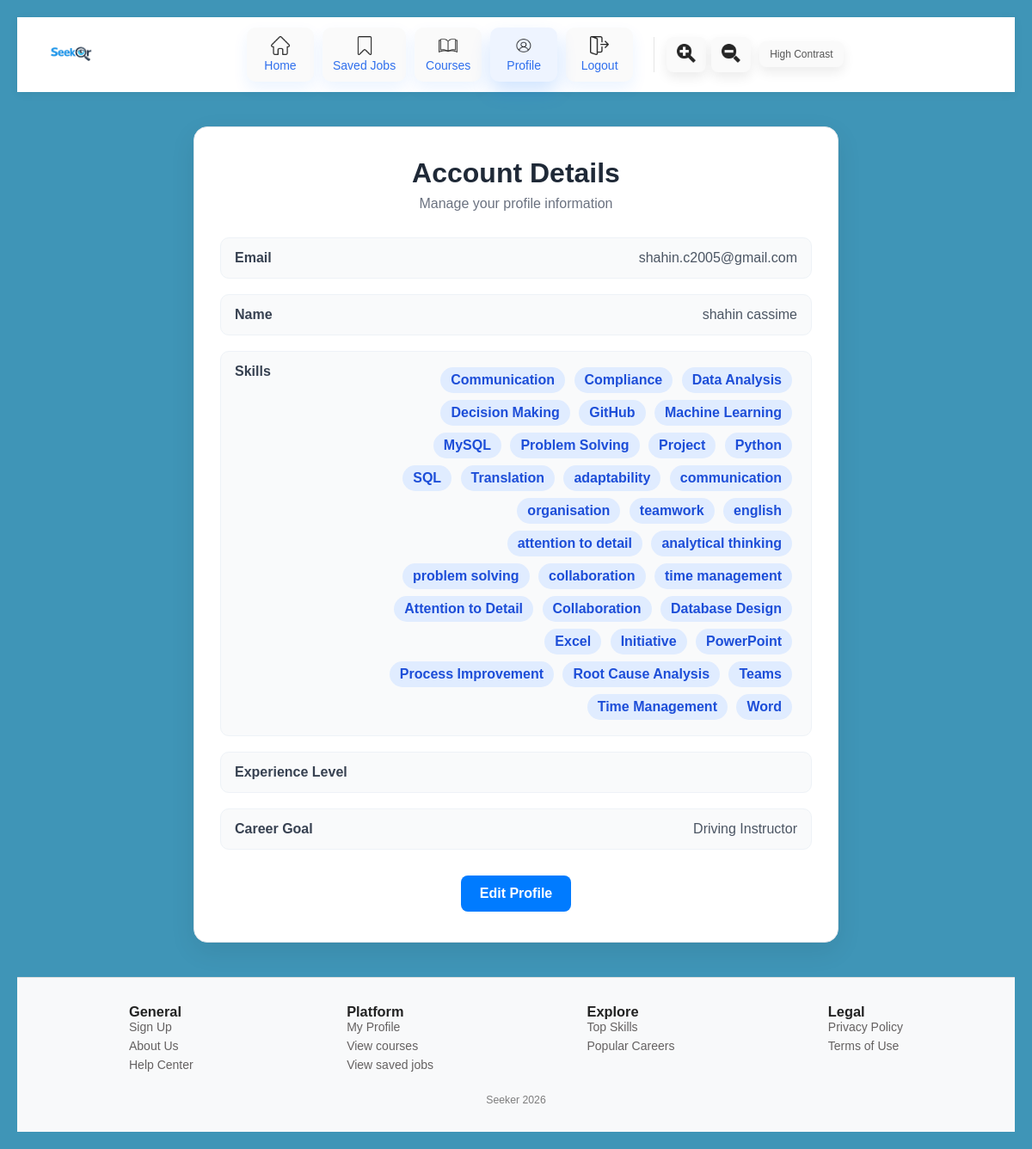
Page /account_page (signed in) on the committed database.
### app.py (models this page shows, shortened)
class User(db.Model): #user table
    __tablename__="user"
    id = db.Column(db.Integer, primary_key=True)
    email = db.Column(db.String(120), unique=True, nullable=False)
    password = db.Column(db.String(200), nullable=False)
    name = db.Column(db.String(100))
    experience_level=db.Column(db.String(100))
    career_goal= db.Column(db.String(100))
    skills = db.relationship("UserSkill", backref="user", cascade="all, delete-orphan")

class UserSkill(db.Model):  #user skill table
    __tablename__="user_skill"
    id = db.Column(db.Integer, primary_key=True)
    user_id=db.Column(db.Integer,db.ForeignKey("user.id"), nullable=False)
    skill_id = db.Column(db.Integer, db.ForeignKey("skill.id"), nullable=False)
    __table_args__ = (
        db.UniqueConstraint("user_id", "skill_id", name="unique_user_skill"),
    )

class Skill(db.Model):   #skill table
    __tablename__="skill"
    id = db.Column(db.Integer, primary_key=True)
    name = db.Column(db.String(120), unique=True, nullable=False)
    users = db.relationship("UserSkill", backref="skill", cascade="all, delete-orphan")

### app.py (the view)
@app.route('/account_page', methods=['GET']) #account page, allowing users to view their details
def account_page():
    user = get_logged_user()
    if not user:
        flash('Login first', 'error')
        return redirect(url_for('login_page'))
    return render_template('account_page.html', user=user)

### app.py (called while the page is built)
def get_logged_user():
    email = session.get("user")
    if not email:
        return None
    return User.query.filter_by(email=email).first()

### templates/account_page.html (shortened to what this page needs)
<!DOCTYPE html>
<html lang="en">
<head>
  <link rel="stylesheet" href="{{ url_for('static', filename='account_page.css') }}">
</head>
<body>
  {% include 'navbar.html' %}
  <div class="account-page">
    <div class="account-card">
      <h1>Account Details</h1>
      <p class="subtitle">Manage your profile information</p>
      <div class="account-info">
        <div class="info-row">
          <span class="label">Email</span>
          <span class="value">{{ user.email }}</span>
        </div>
        <div class="info-row">
          <span class="label">Name</span>
          <span class="value">{{ user.name }}</span>
        </div>
        <div class="info-row">
          <span class="label">Skills</span>
          <span class="value">
            {% for us in user.skills %}
              <span class="skill-badge">{{ us.skill.name }}</span>
            {% endfor %}
          </span>
        </div>
        <div class="info-row">
          <span class="label">Experience Level</span>
        </div>
        <div class="info-row">
          <span class="label">Career Goal</span>
          <span class="value">{{ user.career_goal }}</span>
        </div>
      </div>
      <div class="account-action">
        <a href="{{ url_for('edit_account') }}" class="btn">Edit Profile</a>
      </div>
    </div>
  </div>
  {%include 'footer.html'%}
</body>
</html>

### templates/navbar.html (shortened to what this page needs)
<nav class="navbar">
<link rel="stylesheet" href="{{ url_for('static', filename='navbar.css') }}">
<div class="nav-brand">
  <a href="{{ url_for('home_page') }}">
      <img src="{{ url_for('static', filename='logo.png') }}" alt="Seeker Logo" class="logo">
  </a>
</div>
    <ul class="nav-links">
      <li><a href="{{ url_for('home_page') }}"><img src="{{ url_for('static', filename='home.png') }}" class="nav-icon"><span>Home</span></a></li>
    {% if session.get('user') %}
    <li><a href="{{ url_for('saved_jobs') }}" class="{% if request.endpoint == 'saved_jobs' %}active{% endif %}"><img src="{{ url_for('static', filename='save-instagram.png') }}" class="nav-icon" alt="Saved Jobs"><span>Saved Jobs</span></a></li>
    {% endif %}
    <li><a href="{{ url_for('courses_page') }}" class="{% if request.endpoint == 'courses_page' %}active{% endif %}"><img src="{{ url_for('static', filename='book.png') }}" class="nav-icon" alt="Courses"><span>Courses</span></a></li>
    {% if session.get('user') %}
    <div class="dropdown">
      <li><a href="{{ url_for('account_page') }}" class="{% if request.endpoint == 'account_page' %}active{% endif %}"><img src="{{ url_for('static', filename='profile.png') }}" class="nav-icon" alt="Profile"><span>Profile</span></a></li>
    </div>
    {% endif %}
    {% if session.get('user') %}
    <li><a href="{{ url_for('logout') }}" class="{% if request.endpoint == 'logout' %}active{% endif %}"><img src="{{ url_for('static', filename='logout.png') }}" class="nav-icon" alt='Logout'><span>Logout</span></a></li>
    {% else %}
    <li><a href="{{ url_for('login_page') }}" class="{% if request.endpoint == 'login_page' %}active{% endif %}"><img src="{{ url_for('static', filename='logout.png') }}" class="nav-icon" alt='Login'><span>Login</span></a></li>
    {% endif %}
    <div class="accessibility-controls">
      <button id="maximise" class="accessibility-btn"><img src="{{ url_for('static', filename='maximise.png') }}" class="maximise-icon"> </button>
      <button id="minimise" class="accessibility-btn"><img src="{{ url_for('static', filename='minimise.png') }}" class="minimise-icon"></button>
  </div>
  <button id="high-contrast" class="accessibility-btn">High Contrast</button>
    </ul>
  </nav>

### templates/footer.html (shortened to what this page needs)
<head>
    <link rel="stylesheet" href="{{ url_for('static', filename='footer.css') }}">
</head>
<footer class="footer">
    <div class="footer-container">
    <div class="footer-column">
        <h3>General</h3>
        <a href="{{ url_for('signup_page') }}">Sign Up</a>
        <a href="{{ url_for('about_us') }}">About Us</a>
        <a href="{{ url_for('contact_us') }}">Help Center</a>
      </div>
      <div class="footer-column">
        <h3>Platform</h3>
        <ul>
            <a href="{{ url_for('account_page') }}">My Profile</a>
            <a href="{{ url_for('courses_page') }}">View courses</a>
            <a href="{{ url_for('saved_jobs') }}">View saved jobs</a>
        </ul>
      </div>
      <div class="footer-column">
        <h3>Explore</h3>
        <ul>
          <a>Top Skills</a>
          <a>Popular Careers</a>
        </ul>
      </div>
      <div class="footer-column">
        <h3>Legal</h3>
        <ul>
          <a>Privacy Policy</a>
          <a>Terms of Use</a>
        </ul>
      </div>
    </div>
    <div class="footer-bottom">
      <p>Seeker 2026</p>
    </div>
  </footer>

### static/account_page.css (style rules this page uses)
* { margin: 0; padding: 0; box-sizing: border-box; font-family: Arial; }
body { background: linear-gradient(135deg, #f4f6f9, #e9eef5); min-height: 100vh; padding: 20px; color: #222; }
.account-page { display: flex; justify-content: center; align-items: flex-start; margin-top: 40px; }
.account-card { width: 100%; max-width: 750px; background: #fff; border-radius: 16px; padding: 35px 30px; box-shadow: 0 10px 30px rgba(0, 0, 0, 0.08); border: 1px solid #e5e7eb; }
.account-card h1 { text-align: center; font-size: 2em; margin-bottom: 8px; color: #1f2937; }
.subtitle { text-align: center; color: #6b7280; margin-bottom: 30px; }
.account-info { display: flex; flex-direction: column; gap: 18px; }
.info-row { display: flex; justify-content: space-between; align-items: flex-start; gap: 20px; padding: 14px 16px; background-color: #f9fafb; border-radius: 10px; border: 1px solid #eef2f7; }
.label { font-weight: bold; color: #374151; min-width: 150px; }
.value { flex: 1; color: #4b5563; text-align: right; word-break: break-word; }
.skill-badge { display: inline-block; background-color: #e0ecff; color: #1d4ed8; padding: 6px 12px; margin: 4px 6px 4px 0; border-radius: 20px; font-weight: 600; }
.account-action { text-align: center; margin-top: 30px; border: none; }
.btn { display: inline-block; padding: 12px 22px; background-color: #007bff; color: white; text-decoration: none; border-radius: 8px; font-weight: bold; transition: 0.3s ease; }

### static/navbar.css (style rules this page uses)
* { box-sizing: border-box; }
body { margin: 0; font-family: Arial; background: rgb(63, 149, 183) }
.navbar { position: sticky; top: 0; z-index: 1000; display: flex; justify-content: space-between; align-items: center; padding: 12px 30px; background: #fff; box-shadow: 0 2px 10px rgba(0, 0, 0, 0.06); }
.nav-brand { display: flex; align-items: center; }
.logo { height: 45px; width: auto; display: block; }
.nav-links { list-style: none; display: flex; align-items: center; gap: 10px; margin: 0; padding: 0; }
.nav-links li a { display: flex; flex-direction: column; align-items: center; justify-content: center; gap: 4px; min-width: 78px; padding: 10px 12px; text-decoration: none; border-radius: 10px; background: #fafafa; color: #555; transition: transform 0.2s ease, box-shadow 0.2s ease, background-color 0.2s ease; box-shadow: 0 8px 18px rgba(0, 111, 255, 0.08); }
.nav-links li a.active { background: #eef4ff; box-shadow: 0 12px 22px rgba(0, 111, 255, 0.18); }
.nav-links li a span { font-size: 0.875em; font-weight: 500; line-height: 1.2; color: #2f6fed; }
.nav-icon { width: 22px; height: 22px; object-fit: contain; opacity: 0.85; transition: opacity 0.2s ease; }
.maximise-icon { width: 22px; height: 22px; object-fit: contain; opacity: 0.85; transition: opacity 0.2s ease; }
.minimise-icon { width: 22px; height: 22px; object-fit: contain; opacity: 0.85; transition: opacity 0.2s ease; }
.nav-links li a:hover .nav-icon, .nav-links li a.active .nav-icon { opacity: 1; }
.accessibility-controls { display: flex; align-items: center; gap: 6px; margin-left: 14px; padding-left: 14px; border-left: 1px solid #e5e5e5; }
.accessibility-btn { padding: 8px 12px; border: none; border-radius: 8px; background: #fafafa; color: #555; font-size: 12px; font-weight: 500; cursor: pointer; transition: transform 0.2s ease, box-shadow 0.2s ease, background-color 0.2s ease; box-shadow: 0 6px 14px rgba(0, 0, 0, 0.08); }
img { max-width: 100%; height: auto; }
.dropdown { position: relative; display: inline-block; }

### static/footer.css (style rules this page uses)
.footer { background: #f8f9fa; padding: 30px 20px; margin-top: 40px; border-top: 1px solid #ddd; font-size: 0.875em;; }
.footer-container { max-width: 900px; margin: auto; display: flex; justify-content: space-between; gap: 20px; }
.footer a { color: #646161; display: block; margin-bottom: 6px; background: none; border: none; padding: 0; text-decoration: none; }
.footer-bottom { text-align: center; margin-top: 20px; color: #7d7d7d; font-size: 0.875em; }

### rows in the picture
User: email "shahin.c2005@gmail.com", name "shahin cassime", career_goal "Driving Instructor"
UserSkill: skill.name "Communication"
UserSkill: skill.name "Compliance"
UserSkill: skill.name "Data Analysis"
UserSkill: skill.name "Decision Making"
UserSkill: skill.name "GitHub"
UserSkill: skill.name "Machine Learning"
UserSkill: skill.name "MySQL"
UserSkill: skill.name "Problem Solving"
UserSkill: skill.name "Project"
UserSkill: skill.name "Python"
UserSkill: skill.name "SQL"
UserSkill: skill.name "Translation"
UserSkill: skill.name "adaptability"
UserSkill: skill.name "communication"
UserSkill: skill.name "organisation"
UserSkill: skill.name "teamwork"
UserSkill: skill.name "english"
UserSkill: skill.name "attention to detail"
UserSkill: skill.name "analytical thinking"
UserSkill: skill.name "problem solving"
UserSkill: skill.name "collaboration"
UserSkill: skill.name "time management"
UserSkill: skill.name "Attention to Detail"
UserSkill: skill.name "Collaboration"
UserSkill: skill.name "Database Design"
UserSkill: skill.name "Excel"
UserSkill: skill.name "Initiative"
UserSkill: skill.name "PowerPoint"
UserSkill: skill.name "Process Improvement"
UserSkill: skill.name "Root Cause Analysis"
UserSkill: skill.name "Teams"
UserSkill: skill.name "Time Management"
UserSkill: skill.name "Word"
